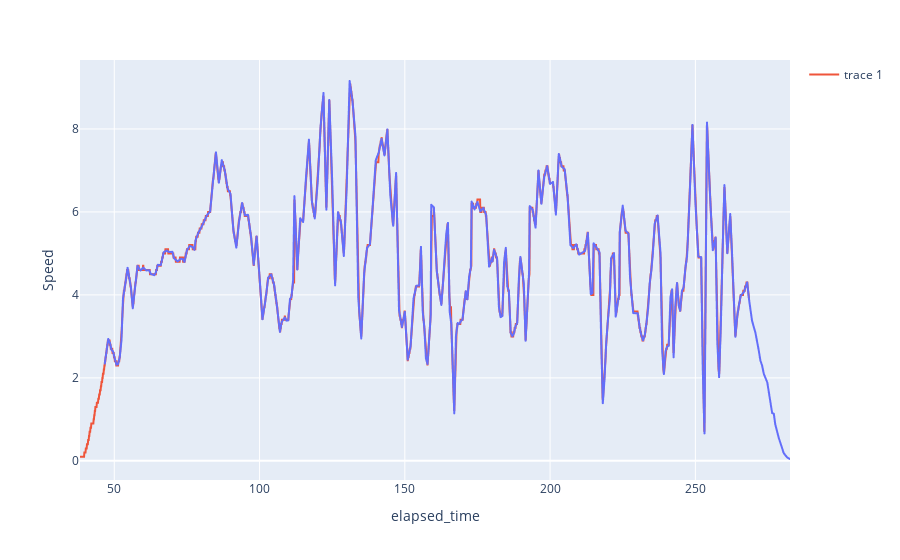

This figure's notebook cell:
### Code cell
fig=px.line(df2,x='elapsed_time', y='Speed')
fig.add_trace(go.Scatter(x=df['Time (s)'], y=df[' Speed (km/h)']))

fig.show()

### Figure 1 — Plotly figure (JSON) as saved in the notebook; plotly's stock layout.template omitted (floating-point values rounded to 4 significant figures; data arrays with more than 128 entries replaced by an {"elided": "..."} marker saying what was removed)
{"data": [{"hovertemplate": "elapsed_time=%{x}<br>Speed=%{y}<extra></extra>", "legendgroup": "", "line": {"color": "#636efa", "dash": "solid"}, "marker": {"symbol": "circle"}, "mode": "lines", "name": "", "showlegend": false, "type": "scattergl", "x": {"elided": "47170 float values"}, "xaxis": "x", "y": {"elided": "47170 float values"}, "yaxis": "y"}, {"type": "scatter", "x": {"elided": "46121 float values"}, "y": {"elided": "46121 float values"}}], "layout": {"legend": {"tracegroupgap": 0}, "margin": {"t": 60}, "xaxis": {"anchor": "y", "domain": [0, 1], "title": {"text": "elapsed_time"}}, "yaxis": {"anchor": "x", "domain": [0, 1], "title": {"text": "Speed"}}}}
